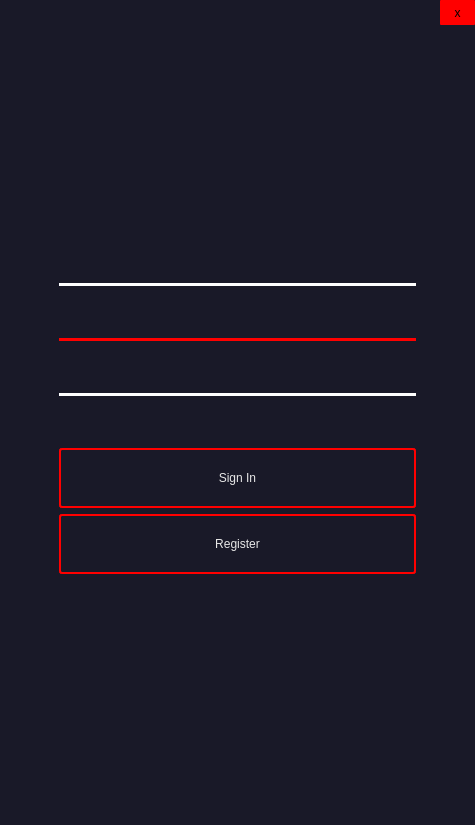
<?xml version="1.0" encoding="UTF-8"?>
<ui version="4.0">
 <class>Form</class>
 <widget class="QWidget" name="Form">
  <property name="geometry">
   <rect>
    <x>0</x>
    <y>0</y>
    <width>475</width>
    <height>825</height>
   </rect>
  </property>
  <property name="windowTitle">
   <string>Form</string>
  </property>
  <layout class="QVBoxLayout" name="verticalLayout" stretch="0">
   <property name="leftMargin">
    <number>0</number>
   </property>
   <property name="topMargin">
    <number>0</number>
   </property>
   <property name="rightMargin">
    <number>0</number>
   </property>
   <property name="bottomMargin">
    <number>0</number>
   </property>
   <item>
    <layout class="QHBoxLayout" name="horizontalLayout_3" stretch="1">
     <property name="spacing">
      <number>0</number>
     </property>
     <item>
      <widget class="QWidget" name="widget" native="true">
       <property name="maximumSize">
        <size>
         <width>16777215</width>
         <height>16777215</height>
        </size>
       </property>
       <property name="styleSheet">
        <string notr="true">.QWidget{background-color: rgb(25,25, 40);}</string>
       </property>
       <layout class="QVBoxLayout" name="verticalLayout_2">
        <property name="leftMargin">
         <number>9</number>
        </property>
        <property name="topMargin">
         <number>0</number>
        </property>
        <property name="rightMargin">
         <number>0</number>
        </property>
        <property name="bottomMargin">
         <number>0</number>
        </property>
        <item alignment="Qt::AlignRight">
         <widget class="QPushButton" name="pushButton_3">
          <property name="minimumSize">
           <size>
            <width>35</width>
            <height>25</height>
           </size>
          </property>
          <property name="maximumSize">
           <size>
            <width>35</width>
            <height>25</height>
           </size>
          </property>
          <property name="styleSheet">
           <string notr="true">color: black;
background-color: #FF0000;
font: 12pt &quot;Arial&quot;;
border-radius: 1px;
</string>
          </property>
          <property name="text">
           <string>x</string>
          </property>
          <property name="flat">
           <bool>true</bool>
          </property>
         </widget>
        </item>
        <item>
         <layout class="QVBoxLayout" name="verticalLayout_3">
          <property name="topMargin">
           <number>15</number>
          </property>
          <item alignment="Qt::AlignHCenter">
           <widget class="QLabel" name="label">
            <property name="minimumSize">
             <size>
              <width>100</width>
              <height>150</height>
             </size>
            </property>
            <property name="maximumSize">
             <size>
              <width>150</width>
              <height>150</height>
             </size>
            </property>
            <property name="styleSheet">
             <string notr="true">image: url(:/icons/icons/rocket_48x48.png);</string>
            </property>
            <property name="text">
             <string/>
            </property>
           </widget>
          </item>
          <item>
           <layout class="QFormLayout" name="formLayout_2">
            <property name="leftMargin">
             <number>50</number>
            </property>
            <property name="topMargin">
             <number>35</number>
            </property>
            <property name="rightMargin">
             <number>59</number>
            </property>
            <item row="0" column="0">
             <widget class="QLabel" name="label_2">
              <property name="styleSheet">
               <string notr="true">color: rgb(231, 231, 231);
font: 15pt &quot;Verdana&quot;;</string>
              </property>
              <property name="text">
               <string>&lt;html&gt;&lt;head/&gt;&lt;body&gt;&lt;p&gt;&lt;img src=&quot;:/icons/icons/user_32x32.png&quot;/&gt;&lt;/p&gt;&lt;/body&gt;&lt;/html&gt;</string>
              </property>
             </widget>
            </item>
            <item row="0" column="1">
             <widget class="QLineEdit" name="lineEdit">
              <property name="minimumSize">
               <size>
                <width>0</width>
                <height>40</height>
               </size>
              </property>
              <property name="styleSheet">
               <string notr="true">QLineEdit {
      color: rgb(231, 231, 231);
      font: 15pt &quot;Verdana&quot;;
      border: None;
      border-bottom-color: white;
      border-radius: 10px;
      padding: 0 8px;
      background: rgb(25, 25, 40);
      selection-background-color: darkgray;
}</string>
              </property>
             </widget>
            </item>
            <item row="2" column="0">
             <widget class="QLabel" name="label_3">
              <property name="styleSheet">
               <string notr="true">color: #db5e5e;
font: 15pt &quot;Verdana&quot;;</string>
              </property>
              <property name="text">
               <string>&lt;html&gt;&lt;head/&gt;&lt;body&gt;&lt;p&gt;&lt;img src=&quot;:/icons/icons/lock_or_32x32.png&quot;/&gt;&lt;/p&gt;&lt;/body&gt;&lt;/html&gt;</string>
              </property>
             </widget>
            </item>
            <item row="4" column="0">
             <widget class="QLabel" name="label_4">
              <property name="styleSheet">
               <string notr="true">color: rgb(231, 231, 231);
font: 15pt &quot;Verdana&quot;;</string>
              </property>
              <property name="text">
               <string>&lt;html&gt;&lt;head/&gt;&lt;body&gt;&lt;p&gt;&lt;img src=&quot;:/icons/icons/mail_32x32.png&quot;/&gt;&lt;/p&gt;&lt;/body&gt;&lt;/html&gt;</string>
              </property>
             </widget>
            </item>
            <item row="2" column="1">
             <widget class="QLineEdit" name="lineEdit_2">
              <property name="minimumSize">
               <size>
                <width>0</width>
                <height>40</height>
               </size>
              </property>
              <property name="styleSheet">
               <string notr="true">QLineEdit {
      color: #FF0000;
      font: 15pt &quot;Verdana&quot;;
      border: None;
      border-bottom-color: white;
      border-radius: 10px;
      padding: 0 8px;
      background: rgb(25, 25, 40);
      selection-background-color: darkgray;
}</string>
              </property>
             </widget>
            </item>
            <item row="4" column="1">
             <widget class="QLineEdit" name="lineEdit_3">
              <property name="minimumSize">
               <size>
                <width>0</width>
                <height>40</height>
               </size>
              </property>
              <property name="styleSheet">
               <string notr="true">QLineEdit {
      color: rgb(231, 231, 231);
      font: 15pt &quot;Verdana&quot;;
      border: None;
      border-bottom-color: white;
      border-radius: 10px;
      padding: 0 8px;
      background: rgb(25, 25, 40);
      selection-background-color: darkgray;
}</string>
              </property>
             </widget>
            </item>
            <item row="1" column="0" colspan="2">
             <widget class="Line" name="line">
              <property name="styleSheet">
               <string notr="true">border: 2px solid white;</string>
              </property>
              <property name="orientation">
               <enum>Qt::Horizontal</enum>
              </property>
             </widget>
            </item>
            <item row="3" column="0" colspan="2">
             <widget class="Line" name="line_2">
              <property name="styleSheet">
               <string notr="true">border: 2px solid #FF0000;</string>
              </property>
              <property name="orientation">
               <enum>Qt::Horizontal</enum>
              </property>
             </widget>
            </item>
            <item row="5" column="0" colspan="2">
             <widget class="Line" name="line_3">
              <property name="styleSheet">
               <string notr="true">border: 2px solid white;</string>
              </property>
              <property name="orientation">
               <enum>Qt::Horizontal</enum>
              </property>
             </widget>
            </item>
            <item row="7" column="0" colspan="2">
             <widget class="QPushButton" name="pushButton">
              <property name="sizePolicy">
               <sizepolicy hsizetype="Minimum" vsizetype="Fixed">
                <horstretch>0</horstretch>
                <verstretch>0</verstretch>
               </sizepolicy>
              </property>
              <property name="minimumSize">
               <size>
                <width>0</width>
                <height>60</height>
               </size>
              </property>
              <property name="autoFillBackground">
               <bool>false</bool>
              </property>
              <property name="styleSheet">
               <string notr="true">color: rgb(231, 231, 231);
font: 17pt &quot;Verdana&quot;;
border: 2px solid #FF0000;
padding: 5px;
border-radius: 3px;
opacity: 200;
</string>
              </property>
              <property name="text">
               <string>Sign In</string>
              </property>
              <property name="autoDefault">
               <bool>false</bool>
              </property>
              <property name="default">
               <bool>false</bool>
              </property>
              <property name="flat">
               <bool>false</bool>
              </property>
             </widget>
            </item>
            <item row="8" column="0" colspan="2">
             <widget class="QPushButton" name="pushButton_2">
              <property name="minimumSize">
               <size>
                <width>0</width>
                <height>60</height>
               </size>
              </property>
              <property name="styleSheet">
               <string notr="true">color: rgb(231, 231, 231);
font: 17pt &quot;Verdana&quot;;
border: 2px solid #FF0000;
padding: 5px;
border-radius: 3px;
opacity: 200;
</string>
              </property>
              <property name="text">
               <string>Register</string>
              </property>
              <property name="default">
               <bool>false</bool>
              </property>
              <property name="flat">
               <bool>false</bool>
              </property>
             </widget>
            </item>
            <item row="6" column="0" colspan="2">
             <spacer name="verticalSpacer">
              <property name="orientation">
               <enum>Qt::Vertical</enum>
              </property>
              <property name="sizeHint" stdset="0">
               <size>
                <width>20</width>
                <height>40</height>
               </size>
              </property>
             </spacer>
            </item>
           </layout>
          </item>
          <item>
           <spacer name="verticalSpacer_2">
            <property name="orientation">
             <enum>Qt::Vertical</enum>
            </property>
            <property name="sizeHint" stdset="0">
             <size>
              <width>20</width>
              <height>40</height>
             </size>
            </property>
           </spacer>
          </item>
         </layout>
        </item>
       </layout>
      </widget>
     </item>
    </layout>
   </item>
  </layout>
 </widget>
 <resources>
  <include location="icons.qrc"/>
 </resources>
 <connections/>
</ui>
